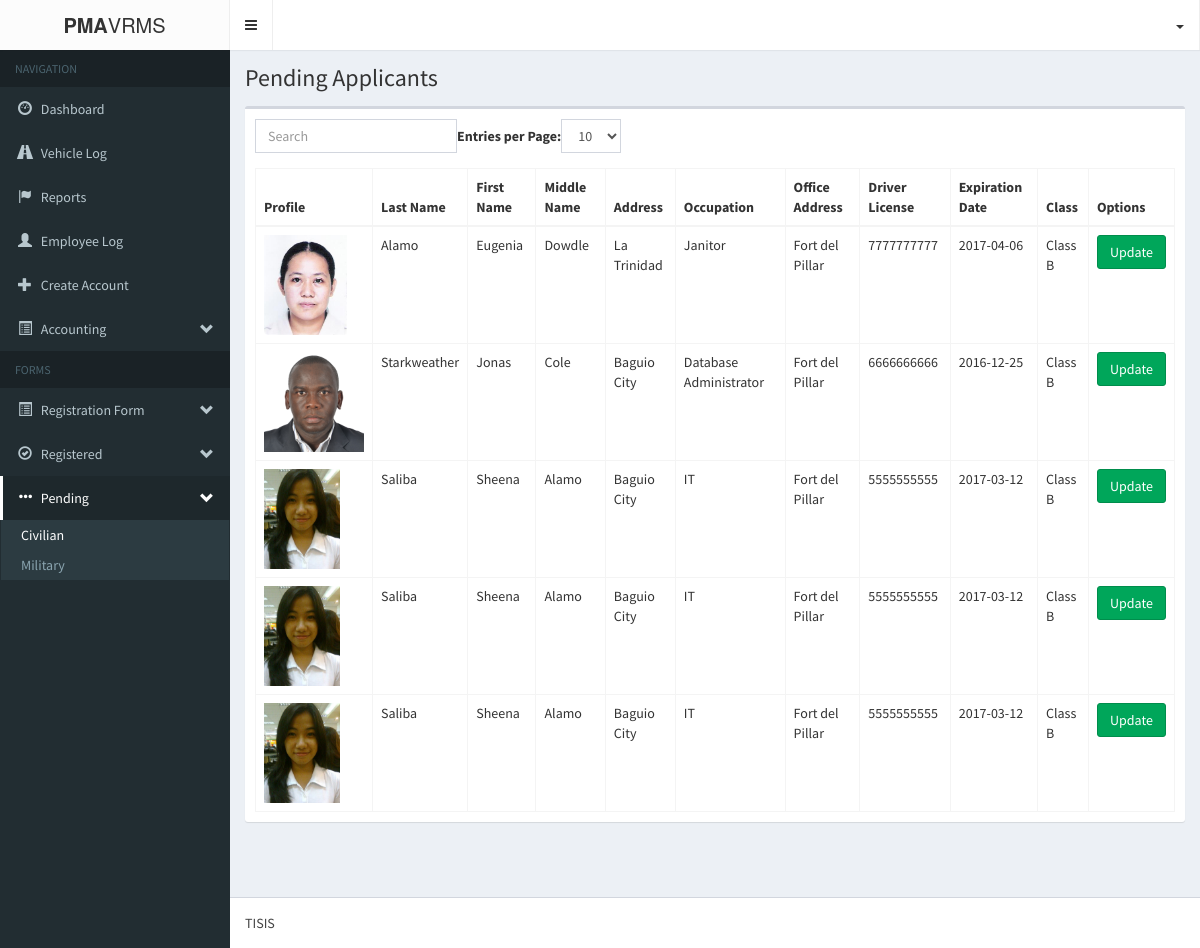
Page /pma-vrmsAdmin/pendingApplicant.php on the committed database.
### tables this page shows
CREATE TABLE IF NOT EXISTS `form1_applicantpd` (
  `a_applicantId` int(11) NOT NULL AUTO_INCREMENT,
  `a_profile` varchar(255) NOT NULL,
  `a_lastname` varchar(60) NOT NULL,
  `a_firstname` varchar(60) NOT NULL,
  `a_middlename` varchar(60) NOT NULL,
  `a_address` varchar(60) NOT NULL,
  `a_occupation` varchar(60) NOT NULL,
  `a_officeAddress` varchar(60) NOT NULL,
  `a_driversLicense` varchar(60) NOT NULL,
  `a_expirationDate` varchar(60) NOT NULL,
  `a_class` varchar(60) NOT NULL,
  `a_submitted_requirements` varchar(255) NOT NULL,
  `a_status` varchar(255) NOT NULL,
  `a_dateRegistered` datetime NOT NULL,
  `a_placeRegistered` varchar(65) NOT NULL,
  `a_vehicle_id` int(11) NOT NULL,
  `a_renew_status` int(11) NOT NULL,
  PRIMARY KEY (`a_applicantId`)
);

### pma-vrmsAdmin/logic/pending_applicant_logic.php (called while the page is built, shortened)
<?php
	require_once('db/database.php');
	$database = new Database();
	$query = "SELECT form1_applicantpd.*, vehicle_information.* FROM form1_applicantpd JOIN vehicle_information ON form1_applicantpd.a_vehicle_id=vehicle_information.vehicleId WHERE form1_applicantpd.a_status='pending'  AND form1_applicantpd.a_renew_status = '1' ORDER BY a_dateRegistered DESC";
	$database->execute($query);
	$applicants = array();
?>

### pma-vrmsAdmin/db/database.php (called while the page is built, shortened)
<?php
	class Database{
		private $database;
		private function connect(){
			$host			= 'localhost';
			$username		= 'root';
			$password		= '';
			$database_name	= 'pma-vrms';
			$port			= 3306;
			$this->database = mysqli_connect($host, $username, $password, $database_name, $port);
		}
		public function execute($query){
			$this->result = mysqli_query($this->database, $query) OR die(mysqli_error($this->database));
		}
	}
?>

### pma-vrmsAdmin/pendingApplicant.php (the view, shortened to what this page needs)
<?php
include('login/session.php');
?>
<!DOCTYPE html>
<html>
<head>
	<link rel="stylesheet" href="bootstrap/css/bootstrap.min.css">
    <link rel="stylesheet" href="fonts/font-awesome.min.css">
    <link rel="stylesheet" href="css/style-main.min.css">
    <link rel="stylesheet" href="css/skin.min.css">
</head>
<body class="hold-transition skin-black sidebar-mini">
    <div class="wrapper">
      <header class="main-header">
        <div class="logo">
          <span class="logo-lg"><b>PMA</b>VRMS</span>
        </div>
        <nav class="navbar navbar-static-top" role="navigation">
          <a href="#" class="sidebar-toggle" data-toggle="offcanvas" role="button">
          </a>
            <ul class="nav navbar-nav pull-right">
			<li class="drop-down">
				<a class="drop-down toggle" data-toggle="dropdown" href=""><?php echo $login_session; ?><span class="caret"></span></a>
			</li>
		</ul>
        </nav>
      </header>
      <aside class="main-sidebar">
        <section class="sidebar">
          <ul class="sidebar-menu">
            <li class="header">NAVIGATION</li>
            <li class=""><a href="index.php"><i class="glyphicon glyphicon-dashboard"></i> <span>Dashboard</span></a></li>
            <li><a href="vehicleLog.php"><i class="glyphicon glyphicon-road"></i> <span>Vehicle Log</span></a></li>
            <li><a href="reports.php"><i class="glyphicon glyphicon-flag"></i> <span>Reports</span></a></li>
            <li><a href="login/logbook_page.php"><i class="glyphicon glyphicon-user"></i> <span>Employee Log</span></a></li>
            <li class=""><a href="login/create_account_page.php"><i class="glyphicon glyphicon-plus"></i> <span>Create Account</span></a></li>
            <li class="treeview">
              <a href="#"><i class="glyphicon glyphicon-list-alt"></i> <span>Accounting</span> <i class="glyphicon glyphicon-chevron-down pull-right"></i></a>
            </li>
            <li class="header">FORMS</li>
            <li class="treeview">
              <a href="#"><i class="glyphicon glyphicon-list-alt"></i> <span>Registration Form</span> <i class="glyphicon glyphicon-chevron-down pull-right"></i></a>
            </li>
            <li class="treeview">
              <a href="#"><i class="glyphicon glyphicon-ok-circle"></i> <span>Registered</span> <i class="glyphicon glyphicon-chevron-down pull-right"></i></a>
            </li>
            <li class="treeview active">
              <a href="#"><i class="glyphicon glyphicon-option-horizontal"></i> <span>Pending</span> <i class="glyphicon glyphicon-chevron-down pull-right"></i></a>
              <ul class="treeview-menu">
                <li class="active"><a href="pendingApplicant.php">Civilian</a></li>
                <li><a href="pendingMilitary.php">Military</a></li>
              </ul>
            </li>
          </ul>
        </section>
      </aside>
      <div class="content-wrapper">
        <section class="content-header">
          <h1>
            Pending Applicants
          </h1>
        </section>
        <section class="content">
	       <?php include('logic/pending_applicant_logic.php'); ?>
		<div class="'container">
			<div class="row">
				<div class="col-md-12">
                    <div class="box">
                        <div class="box-body">
                            <table class="table table-bordered table-hover" id="bootstrap-table">
						<thead>
              <th>Profile</th>
							<th>Last Name</th>
							<th>First Name</th>
							<th>Middle Name</th>
							<th>Address</th>
							<th>Occupation</th>
							<th>Office Address</th>
							<th>Driver License</th>
							<th>Expiration Date</th>
							<th>Class</th>
							<th>Options</th>
						</thead>
						<tbody>
							<?php
								foreach ($applicants as $key => $applicant) {
									echo <<<DATA
										<tr id='applicant_$key'>
											<td style='display:none'>$applicant[a_applicantId]</td>
                      <td><img src='img/profile/applicant/$applicant[a_profile]' height='100px;'></td>
											<td>$applicant[a_lastname]</td>
											<td>$applicant[a_firstname]</td>
											<td>$applicant[a_middlename]</td>
											<td>$applicant[a_address]</td>
											<td>$applicant[a_occupation]</td>
											<td>$applicant[a_officeAddress]</td>
											<td>$applicant[a_driversLicense]</td>
											<td>$applicant[a_expirationDate]</td>
											<td>$applicant[a_class]</td>
											<td><button class="btn btn-success" data-toggle='modal' data-target='#update_applicant' onclick='update_applicant($key)'>Update</button></td>
										</tr>
DATA;
								}
							?>
						</tbody>
					</table>
                        </div>
                    </div>
				</div>
			</div>
		</div>
        </section>
        <br/><br/>
        </div>
      <footer class="main-footer">
        TISIS
      </footer>
    </div>
</body>
</html>

### rows in the picture
form1_applicantpd: a_profile (picture), a_lastname "Alamo", a_firstname "Eugenia", a_middlename "Dowdle", a_address "La Trinidad", a_occupation "Janitor", a_officeAddress "Fort del Pillar", a_driversLicense "7777777777", a_expirationDate "2017-04-06", a_class "Class B"
form1_applicantpd: a_profile (picture), a_lastname "Starkweather", a_firstname "Jonas", a_middlename "Cole", a_address "Baguio City", a_occupation "Database Administrator", a_officeAddress "Fort del Pillar", a_driversLicense "6666666666", a_expirationDate "2016-12-25", a_class "Class B"
form1_applicantpd: a_profile (picture), a_lastname "Saliba", a_firstname "Sheena", a_middlename "Alamo", a_address "Baguio City", a_occupation "IT", a_officeAddress "Fort del Pillar", a_driversLicense "5555555555", a_expirationDate "2017-03-12", a_class "Class B"
form1_applicantpd: a_profile (picture), a_lastname "Saliba", a_firstname "Sheena", a_middlename "Alamo", a_address "Baguio City", a_occupation "IT", a_officeAddress "Fort del Pillar", a_driversLicense "5555555555", a_expirationDate "2017-03-12", a_class "Class B"
form1_applicantpd: a_profile (picture), a_lastname "Saliba", a_firstname "Sheena", a_middlename "Alamo", a_address "Baguio City", a_occupation "IT", a_officeAddress "Fort del Pillar", a_driversLicense "5555555555", a_expirationDate "2017-03-12", a_class "Class B"
